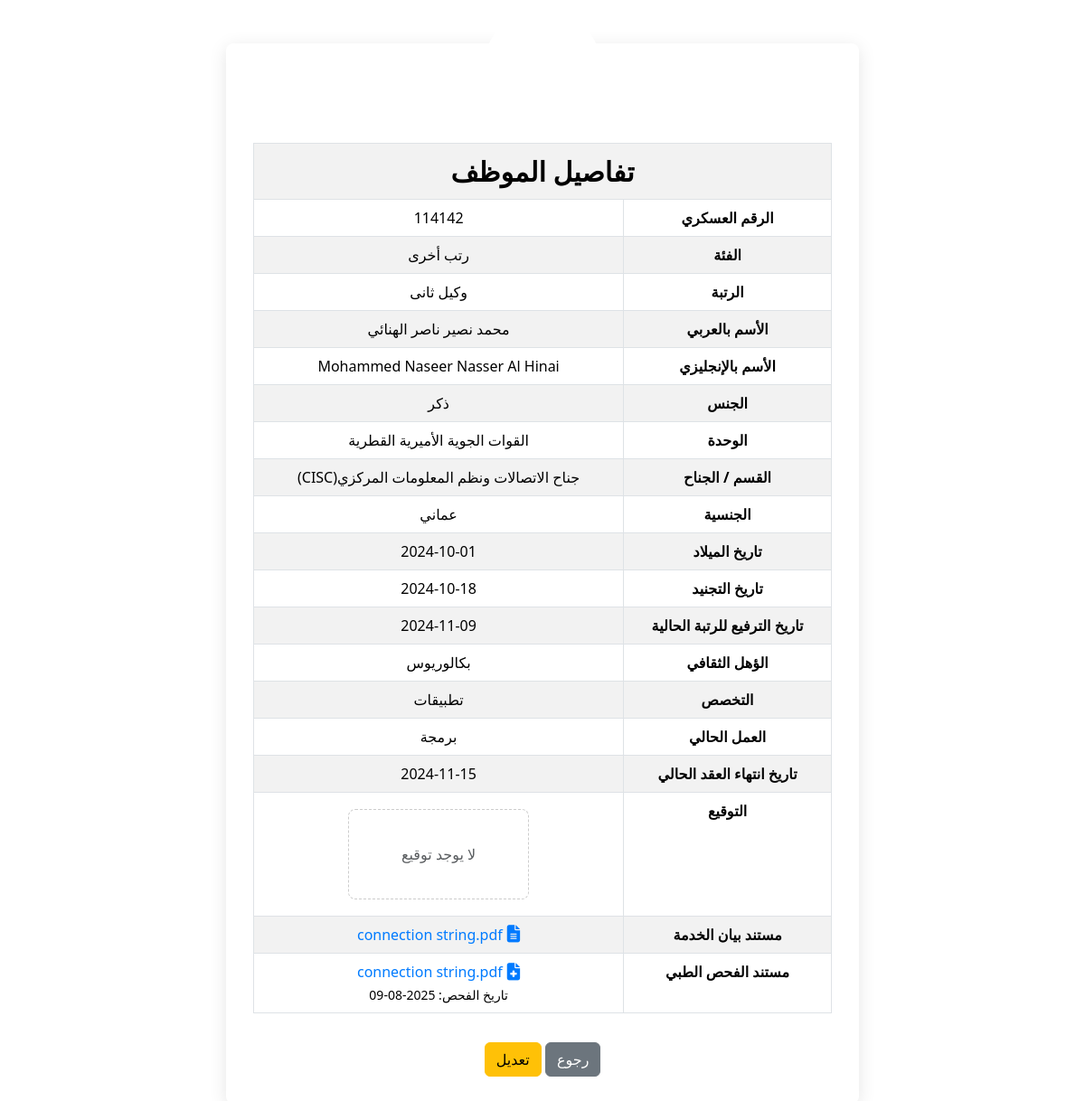
The page /employee_report.php?military_number=114142 (signed in) on the database its author committed.
### tables this page shows
CREATE TABLE `employee` (
  `id_employee` int(11) NOT NULL,
  `id_user` int(11) DEFAULT NULL,
  `military_number` int(11) NOT NULL,
  `id_ranks_categories` int(11) NOT NULL,
  `id_rank` int(11) NOT NULL,
  `name_ar` varchar(255) DEFAULT NULL,
  `name_en` varchar(250) NOT NULL,
  `id_gender` int(11) NOT NULL,
  `id_unit` int(11) DEFAULT NULL,
  `id_department` int(11) NOT NULL,
  `id_nationality` int(11) NOT NULL,
  `date_birth` date NOT NULL,
  `date_enlistment` date NOT NULL,
  `last_promotion` date DEFAULT NULL,
  `next_upgrade` date NOT NULL,
  `qualification` varchar(100) DEFAULT NULL,
  `specialization` varchar(100) DEFAULT NULL,
  `current_position` varchar(100) DEFAULT NULL,
  `current_contract_expired` date DEFAULT NULL,
  `image` varchar(250) NOT NULL,
  `service_statement_file` varchar(255) DEFAULT NULL,
  `medical_exam_file` varchar(255) DEFAULT NULL,
  `medical_exam_date` date DEFAULT NULL,
  `id_signature` int(11) DEFAULT NULL
);

CREATE TABLE `ranks_categories` (
  `id_ranks_categories` int(10) UNSIGNED NOT NULL,
  `name_en` varchar(255) NOT NULL,
  `name_ar` varchar(255) NOT NULL,
  `created_at` timestamp NULL DEFAULT NULL,
  `updated_at` timestamp NULL DEFAULT NULL
);

CREATE TABLE `ranks` (
  `id_rank` int(10) UNSIGNED NOT NULL,
  `name_en` varchar(255) NOT NULL,
  `name_ar` varchar(255) NOT NULL,
  `created_at` timestamp NULL DEFAULT NULL,
  `updated_at` timestamp NULL DEFAULT NULL
);

CREATE TABLE `genders` (
  `id_gender` int(10) UNSIGNED NOT NULL,
  `name_en` varchar(255) NOT NULL,
  `name_ar` varchar(255) NOT NULL,
  `created_at` timestamp NULL DEFAULT NULL,
  `updated_at` timestamp NULL DEFAULT NULL
);

CREATE TABLE `units` (
  `id_unit` int(11) NOT NULL,
  `name_ar` varchar(100) NOT NULL,
  `name_en` varchar(100) NOT NULL
);

CREATE TABLE `departments` (
  `id_department` int(11) NOT NULL,
  `name_en` varchar(255) DEFAULT NULL,
  `name_ar` varchar(255) NOT NULL,
  `parent_id` int(11) NOT NULL DEFAULT 0,
  `is_company` int(11) NOT NULL DEFAULT 0,
  `is_superadmin` int(11) NOT NULL DEFAULT 0,
  `last_ip` varchar(255) DEFAULT NULL,
  `last_login_date` timestamp NULL DEFAULT NULL,
  `created_at` timestamp NULL DEFAULT NULL,
  `updated_at` timestamp NULL DEFAULT NULL
);

CREATE TABLE `nationalities` (
  `id_nationality` int(11) NOT NULL,
  `name_ar` varchar(255) NOT NULL,
  `name_en` varchar(255) NOT NULL
);

### checkPermission.php (called while the page is built, shortened)
<?php
if (!function_exists('checkPermission')) {
    function checkPermission($con, $id_role, $page, $action = 'access') {
        $stmt = $con->prepare("SELECT can_access, can_add, can_edit, can_delete FROM permissions WHERE id_role = ? AND page = ?");
        $stmt->bind_param("is", $id_role, $page);
        $stmt->execute();
        $result = $stmt->get_result();
        if ($result->num_rows > 0) {
            $permission = $result->fetch_assoc();
            switch ($action) {
                case 'edit': return !empty($permission['can_edit']) && $permission['can_edit'] == 1;
                default: return !empty($permission['can_access']) && $permission['can_access'] == 1;
            }
        }
        return false;
    }
}
?>

### employee_report.php (the view, shortened to what this page needs)
<!DOCTYPE html>
<html lang="ar">
<head>
    <link rel="stylesheet" href="css/bootstrap.min.css">
    <link rel="stylesheet" href="css/all.min.css">
</head>
<body>
    <?php
    include('config.php');
    include('checkPermission.php');
    include('auth_check.php');
    if (isset($_GET['military_number'])) {
        $military_number = $_GET['military_number'];
        $stmt = $con->prepare("SELECT employee.*,
            departments.name_ar AS department_name,
            nationalities.name_ar AS nationality_name,
            units.name_ar AS unit_name,
            ranks.name_ar AS rank_name,
            genders.name_ar As gender_name,
            ranks_categories.name_ar As ranks_categories_name
        FROM employee
        LEFT JOIN departments ON employee.id_department = departments.id_department
        LEFT JOIN nationalities ON employee.id_nationality = nationalities.id_nationality
        LEFT JOIN units ON employee.id_unit = units.id_unit
        LEFT JOIN ranks ON employee.id_rank = ranks.id_rank
        LEFT JOIN genders ON employee.id_gender = genders.id_gender
        LEFT JOIN ranks_categories ON employee.id_ranks_categories = ranks_categories.id_ranks_categories
        WHERE military_number = ?");
        $stmt->bind_param("s", $military_number);
        $stmt->execute();
        $result = $stmt->get_result();
        if ($row = $result->fetch_assoc()) {
        }
    }
    ?>
<div class="container mt-5">
    <div class="round-div">
    </div>
    <table class="table table-striped table-bordered text-center" dir="rtl">
        <tbody>
            <tr>
                <th colspan="2" style="font-size: 30px;">تفاصيل الموظف</th>
            </tr>
            <tr>
                <th>الرقم العسكري</th>
                <td><?php echo htmlspecialchars($row['military_number']); ?></td>
            </tr>
             <tr>
                <th>الفئة</th>
                <td><?php echo htmlspecialchars($row['ranks_categories_name']); ?></td>
            </tr>
            <tr>
                <th>الرتبة</th>
                <td><?php echo htmlspecialchars($row['rank_name']); ?></td>
            </tr>
            <tr>
                <th>الأسم بالعربي</th>
                <td><?php echo htmlspecialchars($row['name_ar']); ?></td>
            </tr>
            <tr>
                <th>الأسم بالإنجليزي</th>
                <td><?php echo htmlspecialchars($row['name_en']); ?></td>
            </tr>
             <tr>
                <th>الجنس</th>
                <td><?php echo htmlspecialchars($row['gender_name']); ?></td>
            </tr>
            <tr>
                <th>الوحدة</th>
                <td><?php echo htmlspecialchars($row['unit_name']); ?></td>
            </tr>
            <tr>
                <th>القسم / الجناح</th>
                <td><?php echo htmlspecialchars($row['department_name']); ?></td>
            </tr>
            <tr>
                <th>الجنسية</th>
                <td><?php echo htmlspecialchars($row['nationality_name']); ?></td>
            </tr>
            <tr>
                <th>تاريخ الميلاد</th>
                <td><?php echo htmlspecialchars($row['date_birth']); ?></td>
            </tr>
            <tr>
                <th>تاريخ التجنيد</th>
                <td><?php echo htmlspecialchars($row['date_enlistment']); ?></td>
            </tr>
            <tr>
                <th>تاريخ الترفيع للرتبة الحالية</th>
                <td><?php echo htmlspecialchars($row['last_promotion']); ?></td>
            </tr>
            <tr>
                <th>الؤهل الثقافي</th>
                <td><?php echo htmlspecialchars($row['qualification']); ?></td>
            </tr>
            <tr>
                <th>التخصص</th>
                <td><?php echo htmlspecialchars($row['specialization']); ?></td>
            </tr>
            <tr>
                <th>العمل الحالي</th>
                <td><?php echo htmlspecialchars($row['current_position']); ?></td>
            </tr>
            <tr>
                <th>تاريخ انتهاء العقد الحالي</th>
                <td><?php echo htmlspecialchars($row['current_contract_expired']); ?></td>
            </tr>
            <tr>
                <th>التوقيع</th>
                <td>
                    <div class="signature-div">
                        <?php if (!empty($row['signature'])): ?>
                            <img src="signatures/<?php echo htmlspecialchars($row['signature']); ?>" alt="توقيع الموظف">
                        <?php else: ?>
                            <span class="text-muted">لا يوجد توقيع</span>
                        <?php endif; ?>
                    </div>
                </td>
            </tr>
            <tr>
                <th>مستند بيان الخدمة</th>
                <td>
                    <?php if (!empty($row['service_statement_file'])): ?>
                        <?php
                            $filename = basename(htmlspecialchars($row['service_statement_file']));
                        ?>
                        <a href="documents_service_statements/<?php echo htmlspecialchars($row['service_statement_file']); ?>"
                        class="document-link"
                        target="_blank">
                        <i class="fas fa-file-alt"></i> <?php echo $filename; ?>
                        </a>
                    <?php else: ?>
                        <span class="text-muted">لا يوجد مستند مرفق</span>
                    <?php endif; ?>
                </td>
            </tr>
            <tr>
                <th>مستند الفحص الطبي</th>
                <td>
                    <?php if (!empty($row['medical_exam_file'])): ?>
                        <?php
                            $filename = basename(htmlspecialchars($row['medical_exam_file']));
                        ?>
                        <a href="documents_medical_exams/<?php echo htmlspecialchars($row['medical_exam_file']); ?>"
                        class="document-link"
                        target="_blank">
                        <i class="fas fa-file-medical"></i> <?php echo $filename; ?>
                        </a>
                        <?php if (!empty($row['medical_exam_date'])): ?>
                            <br><small>تاريخ الفحص: <?php echo htmlspecialchars($row['medical_exam_date']); ?></small>
                        <?php endif; ?>
                    <?php else: ?>
                        <span class="text-muted">لا يوجد مستند مرفق</span>
                    <?php endif; ?>
                </td>
            </tr>
        </tbody>
    </table>
    <div class="text mt-3">
        <?php if (checkPermission($con, $_SESSION['id_role'], 'update_employee.php', 'edit')): ?>
            <a href="update_employee.php?military_number=<?php echo urlencode($row['military_number']); ?>" class="btn btn-warning">تعديل</a>
        <?php endif; ?>
        <a href="employees.php" class="btn btn-secondary">رجوع</a>
    </div>
</div>
</body>
</html>

### employee_report.php (style rules this page uses)
.table { margin-top:80px; }
.round-div { width: 130px; height: 130px; background-color:white; border-radius: 50%; position: absolute; top: -20px; left: 50%; transform: translateX(-50%); overflow: hidden; margin-top:30px }
.signature-div { width: 200px; height: 100px; background-color: white; border: 1px dashed #ccc; border-radius: 8px; display: flex; justify-content: center; align-items: center; margin: 10px auto; overflow: hidden; }
.container { display: flex; flex-direction: column; align-items: center; background-color: #fff; padding: 30px; border-radius: 8px; box-shadow: 0 4px 20px rgba(0, 0, 0, 0.1); width: 700px; height:auto; }
.document-link { display: inline-flex; align-items: center; gap: 5px; color: #007bff; text-decoration: none; }
.document-link i { font-size: 1.2em; }

### rows shown on the page
employee: military_number "114142", id_ranks_categories.name_ar "رتب أخرى", id_rank.name_ar "وكيل ثانى", name_ar "محمد نصير ناصر الهنائي", name_en "Mohammed Naseer Nasser Al Hinai", id_gender.name_ar "ذكر", id_unit.name_ar "القوات الجوية الأميرية القطرية", id_department.name_ar "جناح الاتصالات ونظم المعلومات المركزي(CISC)", id_nationality.name_ar "عماني", date_birth "2024-10-01", date_enlistment "2024-10-18", last_promotion "2024-11-09", qualification "بكالوريوس", specialization "تطبيقات", current_position "برمجة", current_contract_expired "2024-11-15", service_statement_file "connection string.pdf", medical_exam_file "connection string.pdf", medical_exam_date "2025-08-09"
